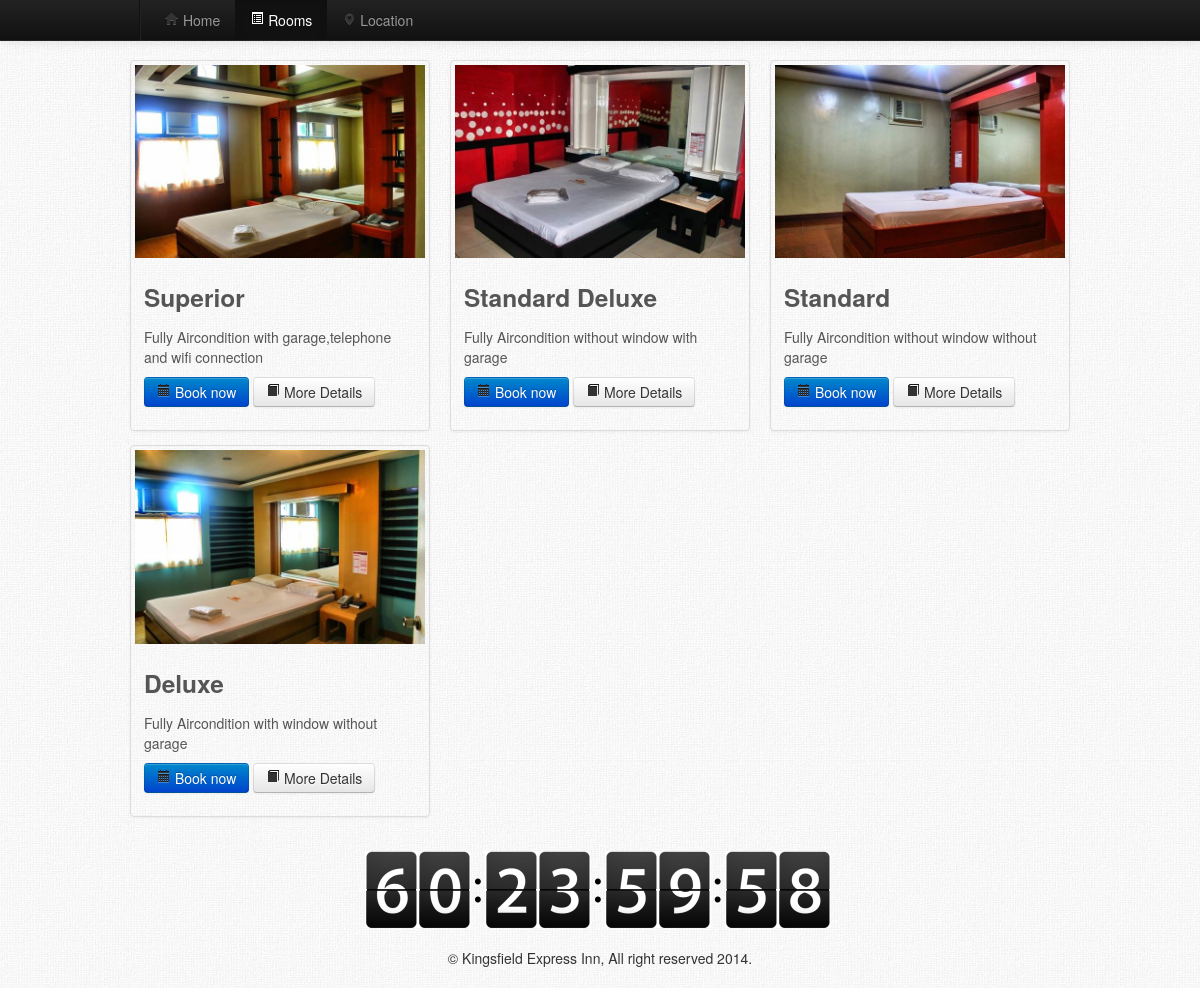
Screenshot of /?action=rooms with the database file from the repository.
### tables this page shows
CREATE TABLE IF NOT EXISTS `tb_category` (
  `category_id` int(15) NOT NULL AUTO_INCREMENT,
  `category_name` varchar(40) NOT NULL,
  `category_details` varchar(100) NOT NULL,
  `category_image` varchar(100) NOT NULL,
  PRIMARY KEY (`category_id`)
);

### include/MySqlDb.php (called while the page is built, shortened)
<?php
class MysqlDB {
   protected $_mysql;
   protected $_query;
   public function __construct($host, $username, $password, $db) {
      $this->_mysql = new mysqli($host, $username, $password, $db) or die('There was a problem connecting to the database');
   }
   public function query($query)
   {
      $this->_query = filter_var($query, FILTER_SANITIZE_STRING);
      $stmt = $this->_prepareQuery();
      $stmt->execute();
      $results = $this->_dynamicBindResults($stmt);
      return $results;
   }
   protected function _dynamicBindResults($stmt)
   {
      $parameters = array();
      $results = array();
      $meta = $stmt->result_metadata();
      while ($field = $meta->fetch_field()) {
         $parameters[] = &$row[$field->name];
      }
      call_user_func_array(array($stmt, 'bind_result'), $parameters);
      while ($stmt->fetch()) {
         $x = array();
         foreach ($row as $key => $val) {
            $x[$key] = $val;
         }
         $results[] = $x;
      }
      return $results;
   }
   protected function _prepareQuery()
   {
      if (!$stmt = $this->_mysql->prepare($this->_query)) {
		 $this->RedirectToURL('./');
      }
      return $stmt;
   }
}

### include/membersite_config.php (called while the page is built, shortened)
<?PHP
require_once("./include/fg_membersite.php");
$fgmembersite = new FGMembersite();
?>

### include/fg_membersite.php (called while the page is built, shortened)
<?PHP
class FGMembersite
{
    var $rand_key;
    function FGMembersite()
    {
        $this->rand_key = '0iQx5oBk66oVZep';
    }
    function SetRandomKey($key)
    {
        $this->rand_key = $key;
    }
    function CheckLogin()
    {
         $sessionvar = $this->GetLoginSessionVar();
         if(empty($_SESSION[$sessionvar]))
         {
            return false;
         }
         return true;
    }
    function GetLoginSessionVar()
    {
        $retvar = md5($this->rand_key);
        $retvar = 'usr_'.substr($retvar,0,10);
        return $retvar;
    }
}
?>

### index.php (the view, shortened to what this page needs)
<?php
require_once('include/MySqlDb.php');
require_once("./include/membersite_config.php");
$Db = new MySqlDb('localhost', 'root', '', 'kingsfield_database');
if (isset($_GET['action'])){
			$action = htmlentities($_GET['action']);
		}
		else{
			$action = NULL;
			}
?>
<!DOCTYPE html PUBLIC "-//W3C//DTD XHTML 1.0 Transitional//EN" "http://www.w3.org/TR/xhtml1/DTD/xhtml1-transitional.dtd">
<html xmlns="http://www.w3.org/1999/xhtml">
<head>
    <link rel="stylesheet" type="text/css" href="css/bootstrap.css">
    <link href="css/prettify.css" rel="stylesheet">
    <link href="css/tm_docs.css" rel="stylesheet">
    <link href="css/camera.css" rel="stylesheet">
	<link href="js/google-code-prettify/prettify.css" rel="stylesheet">
    <link rel="stylesheet" href="css/validationEngine.jquery.css" type="text/css"/>
        <link href="css/datepicker.css" rel="stylesheet" type="text/css" />
</head>
<body>
<div class="navbar navbar-inverse navbar-fixed-top">
              <div class="navbar-inner">
                <div class="container">
                  <div class="nav-collapse collapse navbar-inverse-collapse">
                    <ul class="nav">
                    <?php if($action == ''){?>
                      <li class="divider-vertical"></li>
                      <li class="active"><a href='./'><i class="icon-home"></i> Home</a></li>
                      <li><a href='?action=rooms'><i class="icon-list-alt"></i> Rooms</a></li>
                      <li><a href='?action=location'><i class="icon-map-marker"></i> Location</a></li>
                    <?php }else if($action == 'rooms'){?>
                      <li class="divider-vertical"></li>
                      <li><a href='./'><i class="icon-home"></i> Home</a></li>
                      <li class="active"><a href='?action=rooms'><i class="icon-list-alt"></i> Rooms</a></li>
                      <li><a href='?action=location'><i class="icon-map-marker"></i> Location</a></li>
                    <?php }else if($action == 'location'){?>
                      <li class="divider-vertical"></li>
                      <li><a href='./'><i class="icon-home"></i> Home</a></li>
                      <li><a href='?action=rooms'><i class="icon-list-alt"></i> Rooms</a></li>
                      <li class="active"><a href='?action=location'><i class="icon-map-marker"></i> Location</a></li>
                    <?php }?>
                    </ul>
                  </div>
                </div>
              </div>
</div>
<?php if($action == ''){?>
<div style="margin-top:60px;" class="container thumbnail">
<div class="camera_wrap camera_azure_skin" id="slider">
<?php
$result = $Db->query("SELECT * FROM tb_slider");
?>
<?php foreach($result as $key => $row){?>
		  <div data-thumb="img/camera/slides/thumbs/<?php echo $row['slider_image'];?>" data-src="img/camera/slides/<?php echo $row['slider_image'];?>">
          <div class="camera_caption fadeFromBottom">
              <h2><?php echo $row['slider_title'];?></h2>
              <p><?php echo $row['slider_details'];?></p>
              <?php if($fgmembersite->CheckLogin()){?>
              <a href="#book" data-toggle="modal"><button class="btn btn-primary"><i class="icon-calendar"></i> Book now</button></a>	<?php }else{?>
            <div class="tooltip-demo">
     		<a data-toggle="tooltip" data-placement="right" title="Sign-in your account or Sign-up to create reservations thank you!"><button class="btn btn-primary"><i class="icon-calendar"></i> Book now</button></a>
            </div>
              <?php }?>
          </div>
      </div>
<?php }?>
  </div>
</div>
<?php }else if($action == 'rooms'){?>
<?php
if(isset($_POST['start'])and($_POST['end'])and($_POST['result'])){
			$start = htmlentities($_POST['start']);
			$end = htmlentities($_POST['end']);
			$result = htmlentities($_POST['result']);
	}else{
		$start = NULL;
		$end = NULL;
		$result = NULL;
	}
?>
<form id="formorder" action="?action=addtocart&start=<?php echo $start?>&end=<?php echo $end?>&result=<?php echo $result?>" method="post">
<?php $category = $Db->query("SELECT * FROM tb_category");?>
<div style="margin-top:60px;" class="container">
	<div class="row">
<?php foreach($category as $key => $row){?>
					<div class="span4">
						<div class="thumb-pad">
                            <div class="thumbnail">
                            <img src="<?php echo $row['category_image']?>" longdesc="<?php echo $row['category_image']?>" title="<?php echo $row['category_details']?>" alt="Alone" />
                              <div class="caption tooltip-demo">
                                <h3><?php echo $row['category_name']?></h3>
                                <p><?php echo $row['category_details']?></p>
                                <p>
                                <?php if(!$fgmembersite->CheckLogin()){?>
     		<a class="btn btn-primary" data-toggle="tooltip" data-placement="right" title="Sign-in your account or Sign-up to create reservations thank you!"><i class="icon-calendar"></i> Book now</a>
                                <?php }?>
                                <a href="#" class="btn"><i class="icon-book"></i> More Details</a>
                           		</p>
                              </div>
                          </div>
						</div>
					</div>
<?php }?>
	</div>
</div>
</form>
<?php }else if($action == $cart){?>
<?php
if(!$fgmembersite->CheckLogin())
{
    $fgmembersite->RedirectToURL('./');
    exit;
}
if(isset($_GET['statusid'])){
$statusid = $_GET['statusid'];
$sid = $fgmembersite->Sanitize($statusid);
}
class calc
{
	public $total;
	public function add($value)
	{
		$this->total += $value;
	}
	public function getTotal()
	{
		return 	$this->getTotal();
	}
}
$getTotal = $Db->query("SELECT * FROM tb_reservation,tb_status where tb_status.status_id = $statusid and tb_reservation.id_user = $id_user and tb_reservation.status_id = tb_status.status_id");
foreach($getTotal as $key => $row)
{
}
?>
<form action="" method="POST" id="formID" >
<div style="margin-top:60px;" class="container">
	<div class="alert alert-info fade in">
            <button type="button" class="close" data-dismiss="alert">&times;</button>
	<img src="ico/icon.png" width="15px" height="15px" /> Kingsfield Express Inn </div>
	<div class="pagination">
      <ul>
      	<?php if($sid == 1){?>
        <li class="active"><a href='?action=<?php echo $cart;?>&statusid=1'>Pending</a></li>
        <li><a href='?action=<?php echo $cart;?>&statusid=2'>Confirm</a></li>
        <li><a class="alert-error" href=''>PRE-PAYMENT 10% :</a></li>
        <li><a class="alert-error" href=''>TOTAL :</a></li>
        <?php }else if($sid == 2){?>
        <li><a href='?action=<?php echo $cart;?>&statusid=1'>Pending</a></li>
        <li class="active"><a href='?action=<?php echo $cart;?>&statusid=2'>Confirm</a></li>
         <?php }else{?>
        	<?php  $fgmembersite->RedirectToURL('?action='.$cart.'&statusid=1');?>
        <?php }?>
      </ul>
    </div>
<table class="table table-hover table-bordered" id="example">
  <thead>
    <tr>
      <th><div align="center">Confirmation Code</div></th>
      <th><div align="center">Room no.</div></th>
      <th><div align="center">Payable</div></th>
      <th><div align="center">Arrival</div></th>
      <th><div align="center">Departure</div></th>
      <th><div align="center">Status</div></th>
      <th><div align="center">Actions</div></th>
    </tr>
  </thead>
  <tbody>
<?php
$orders = $Db->query("SELECT * FROM tb_reservation,tb_status where tb_status.status_id = $statusid and tb_reservation.id_user = $id_user and tb_reservation.status_id = tb_status.status_id");
?>
<?php foreach($orders as $key => $row){
	$id = $row['reservation_id'];
	?>
    <tr style="font-size:11px" class="del<?php echo $id;?>">
      <td><div align="center"><?php echo $row['confirmation']?></div></td>
      <td><div align="center"><?php echo $row['roomID']?></div></td>
      <td><div align="center"><?php echo sprintf("%.2f",$row['payable'])?></div></td>
      <td>
      <div align="center">
      <?php echo $row['arrival']; ?>
      </div>
      </td>
      <td>
      <div align="center">
      <?php echo $row['departure'];?>
      </div>
      <input type="hidden" name="result" id="result" />
      </td>
      <td><div align="center"><?php echo $row['status_name']?></div></td>
      <td width="40px;">
      <?php if($row['status_id'] == 1){?>
      	<div align="center" class="tooltip-demo">
<a id="<?php echo $id; ?>" data-toggle="tooltip" data-placement="top" title="Click to delete item" class="btn btn-danger"><i class="icon-trash"></i></a>
		</div>
      <?php }else{?>
      	<div align="center" class="tooltip-demo">
<a href="#" data-toggle="tooltip" data-placement="top" title="Click to update or to cancel reservations" class="btn btn-info"><i class="icon-edit"></i></a>
		</div>
      <?php }?>
      </td>
    </tr>
<?php }?>
  </tbody>
</table>
</div>
<?php if($statusid==1){?>
<div style="margin-top:10px;" class="container">
	<div class="pull-right tooltip-demo">
    <a data-toggle="tooltip" data-placement="right" title="Click to confirm all reservation">
    <button class="btn btn-primary" name="Submit" type="submit"><i class="icon-check"></i> Pay Orders</button>
    </a>
    </div>
</div>
<?php }?>
</form>
<?php }else if($action == 'location'){?>
<div style="margin-top:60px;" class="container">
<div class="thumbnail">
<iframe width="930" height="505" frameborder="0" scrolling="no" marginheight="0" marginwidth="0" src="https://maps.google.com/maps?f=q&amp;source=s_q&amp;hl=fil&amp;geocode=&amp;q=Tagum+City+city+hall&amp;aq=&amp;sll=7.448212,125.809424&amp;sspn=0.385361,0.676346&amp;ie=UTF8&amp;hq=Tagum+City+city+hall&amp;t=m&amp;ll=7.447752,125.804057&amp;spn=0.006383,0.012542&amp;z=17&amp;iwloc=A&amp;output=embed"></iframe><br /><small><a href="https://maps.google.com/maps?f=q&amp;source=embed&amp;hl=fil&amp;geocode=&amp;q=Tagum+City+city+hall&amp;aq=&amp;sll=7.448212,125.809424&amp;sspn=0.385361,0.676346&amp;ie=UTF8&amp;hq=Tagum+City+city+hall&amp;t=m&amp;ll=7.447752,125.804057&amp;spn=0.006383,0.012542&amp;z=17&amp;iwloc=A" style="color:#0000FF;text-align:left">View Larger Map</a></small>
</div>
</div>
<?php }else if($action == 'message'){?>
	<?php
    if(!$fgmembersite->CheckLogin())
    {
        $fgmembersite->RedirectToURL('./');
        exit;
    }
    ?>
<div style="margin-top:60px;" class="container">
		<div class="alert alert-info fade in">
            <button type="button" class="close" data-dismiss="alert">&times;</button>
    		<img src="ico/icon.png" width="15px" height="15px" /> Kingsfield Express Inn
        </div>
    <div class="pagination">
      <ul>
        <li class="active"><a href=''>Send</a></li>
        <li><a href=''>Draft</a></li>
      </ul>
    </div>
<table  class="table table-hover table-bordered" id="example">
  <thead>
    <tr>
      <th><i class="icon-signal"></i> Message no.</th>
      <th><i class="icon-user"></i> Sender</th>
      <th><i class="icon-envelope"></i> Message</th>
      <th><i class="icon-calendar"></i> Date</th>
      <th><i class="icon-time"></i> Time</th>
      <th> Status</th>
      <th><i class="icon-tasks"></i> Action</th>
    </tr>
  </thead>
  <tbody>
<?php
$Db->where('id_user',$id_user);
$message = $Db->get('tb_message');
foreach($message as $key => $row){
	$id = $row['message_id'];
?>
    <tr style="font-size:11px;" align="center" class="del<?php echo $id?>">
      <td><?php echo $id;?></td>
      <td>
	  <?php $ids = $row['sender_id'];
	  		$Db->where('id_user',$ids);
			$sender = $Db->get('tb_guest');
	  		foreach($sender as $key => $rows)
			{
			echo $rows['name'];
			}
	  ?>
      </td>
      <td><?php echo $row['message'];?></td>
      <td></td>
      <td></td>
      <td><?php switch($row['message_status']){
				case '1':
				echo 'Unread';
				break;
				case '2':
				echo 'Read';
				break;
				default:
		  }?></td>
      <td width="90px;"><div align="center" class="tooltip-demo">
      		  	<a href="" data-toggle="tooltip" data-placement="top" title="Click to reply" class="btn"><i class="icon-envelope"></i></a>
      			<a id="<?php echo $id;?>" data-toggle="tooltip" data-placement="top" title="Click to delete message" class="btn btn-warning"><i class="icon-trash"></i></a>
      </div></td>
    </tr>
<?php }?>
  </tbody>
</table>
</div>
<?php }else if($action == 'logout'){?>
	<?php
    $fgmembersite->LogOut();
    $fgmembersite->RedirectToURL('./');
    ?>
<?php }else if($action == 'addtocart'){?>
	<?php if(isset($_POST['order'])){
			$start = htmlentities($_GET['start']);
			$end = htmlentities($_GET['end']);
			$result = htmlentities($_GET['result']);
			$id = $_POST['selector'];
	$fgmembersite->addtocart($id,$start,$end,$id_user,$result);
	}?>
<?php }else{?>
  	 <?php $fgmembersite->RedirectToURL('./');?>
<?php }?>
<div style="margin-top:20px;" class="container">
    <div style="margin-left:235px;">
    	<div id="counter"></div>
    </div>
</div>
 <footer>
  	<center>&copy; Kingsfield Express Inn, All right reserved 2014.</center>
 </footer>
</body>
	<link href="fullsize/fullsize.css" media="screen" rel="stylesheet" type="text/css" />
    <link rel="stylesheet" type="text/css" href="css/DT_bootstrap.css">
   	<link rel="stylesheet" href="css/demo.css" type="text/css" media="all">
    <link rel="stylesheet" href="css/validationEngine.jquery.css" type="text/css"/>
</html>

### css/tm_docs.css (style rules this page uses)
.thumb-pad { padding-bottom:1em; }

### rows the page displays
tb_category: category_image (picture), category_name "Superior", category_details "Fully Aircondition with garage,telephone and wifi connection"
tb_category: category_image (picture), category_name "Standard Deluxe", category_details "Fully Aircondition without window with garage"
tb_category: category_image (picture), category_name "Standard", category_details "Fully Aircondition without window without garage"
tb_category: category_image (picture), category_name "Deluxe", category_details "Fully Aircondition with window without garage"
